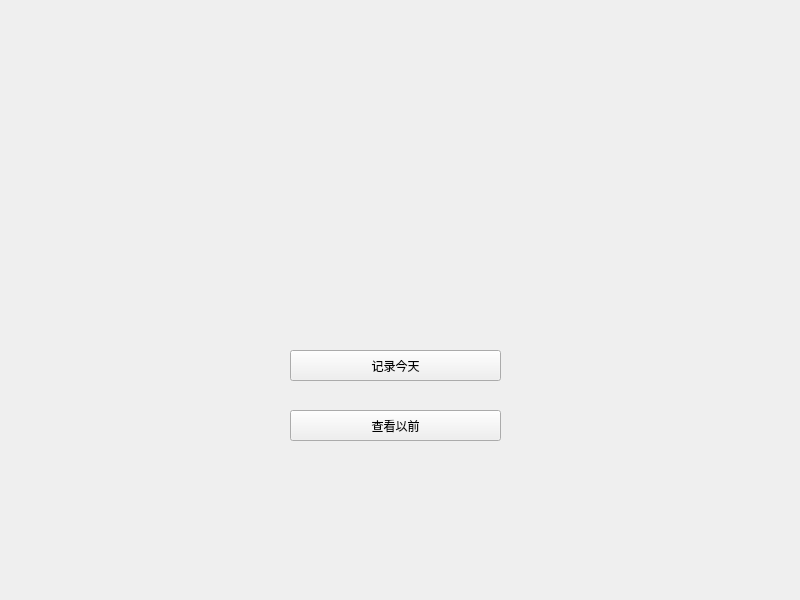
<?xml version="1.0" encoding="UTF-8"?>
<ui version="4.0">
 <class>Menu</class>
 <widget class="QMainWindow" name="Menu">
  <property name="geometry">
   <rect>
    <x>0</x>
    <y>0</y>
    <width>800</width>
    <height>600</height>
   </rect>
  </property>
  <property name="minimumSize">
   <size>
    <width>800</width>
    <height>600</height>
   </size>
  </property>
  <property name="maximumSize">
   <size>
    <width>800</width>
    <height>600</height>
   </size>
  </property>
  <property name="windowTitle">
   <string>MainWindow</string>
  </property>
  <widget class="QWidget" name="centralwidget">
   <widget class="QPushButton" name="Today">
    <property name="geometry">
     <rect>
      <x>290</x>
      <y>350</y>
      <width>211</width>
      <height>31</height>
     </rect>
    </property>
    <property name="text">
     <string>记录今天</string>
    </property>
   </widget>
   <widget class="QPushButton" name="Before">
    <property name="geometry">
     <rect>
      <x>290</x>
      <y>410</y>
      <width>211</width>
      <height>31</height>
     </rect>
    </property>
    <property name="text">
     <string>查看以前</string>
    </property>
   </widget>
  </widget>
 </widget>
 <resources/>
 <connections/>
</ui>
